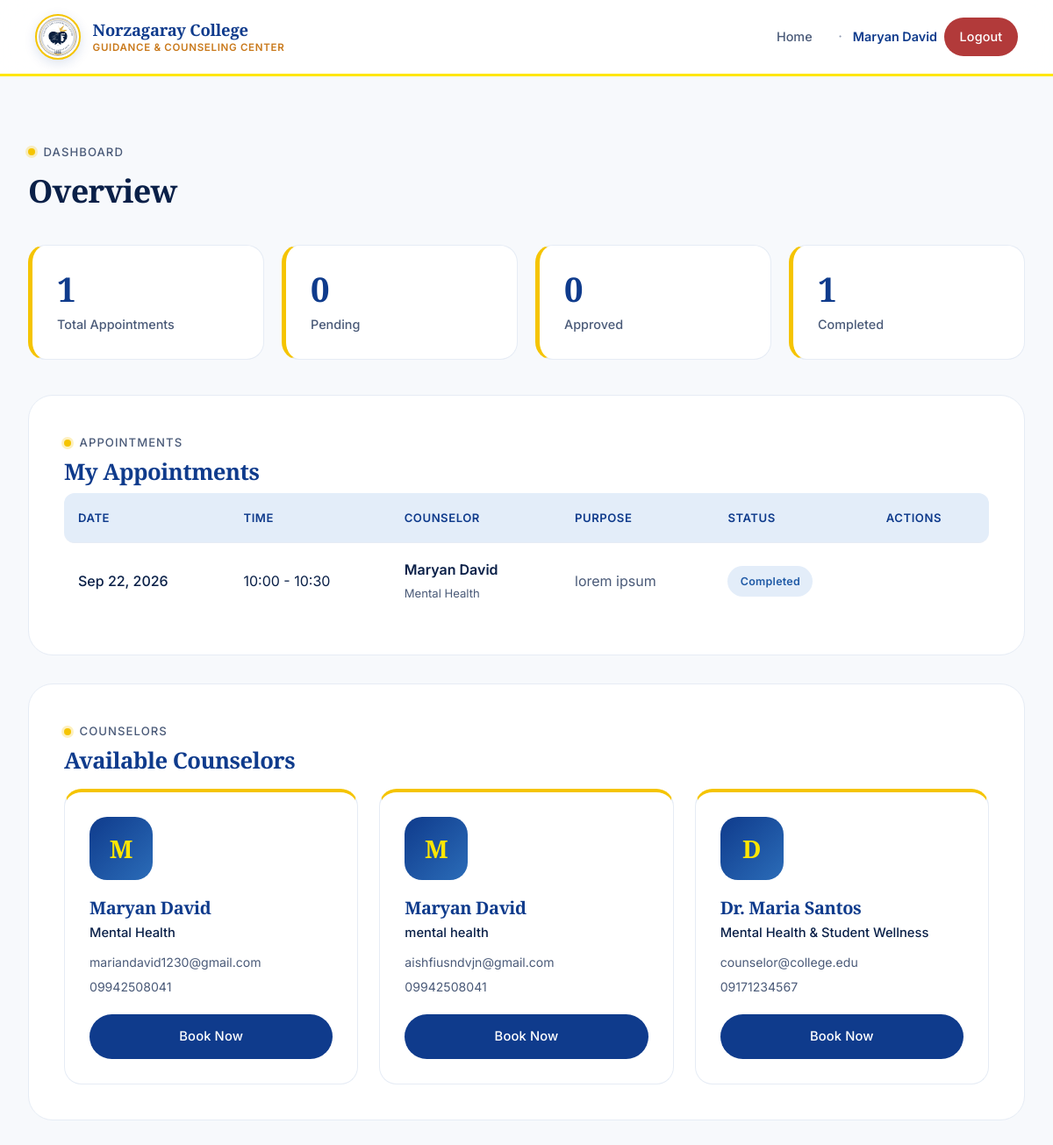
Before: /student/dashboard (signed in) with the older database file.
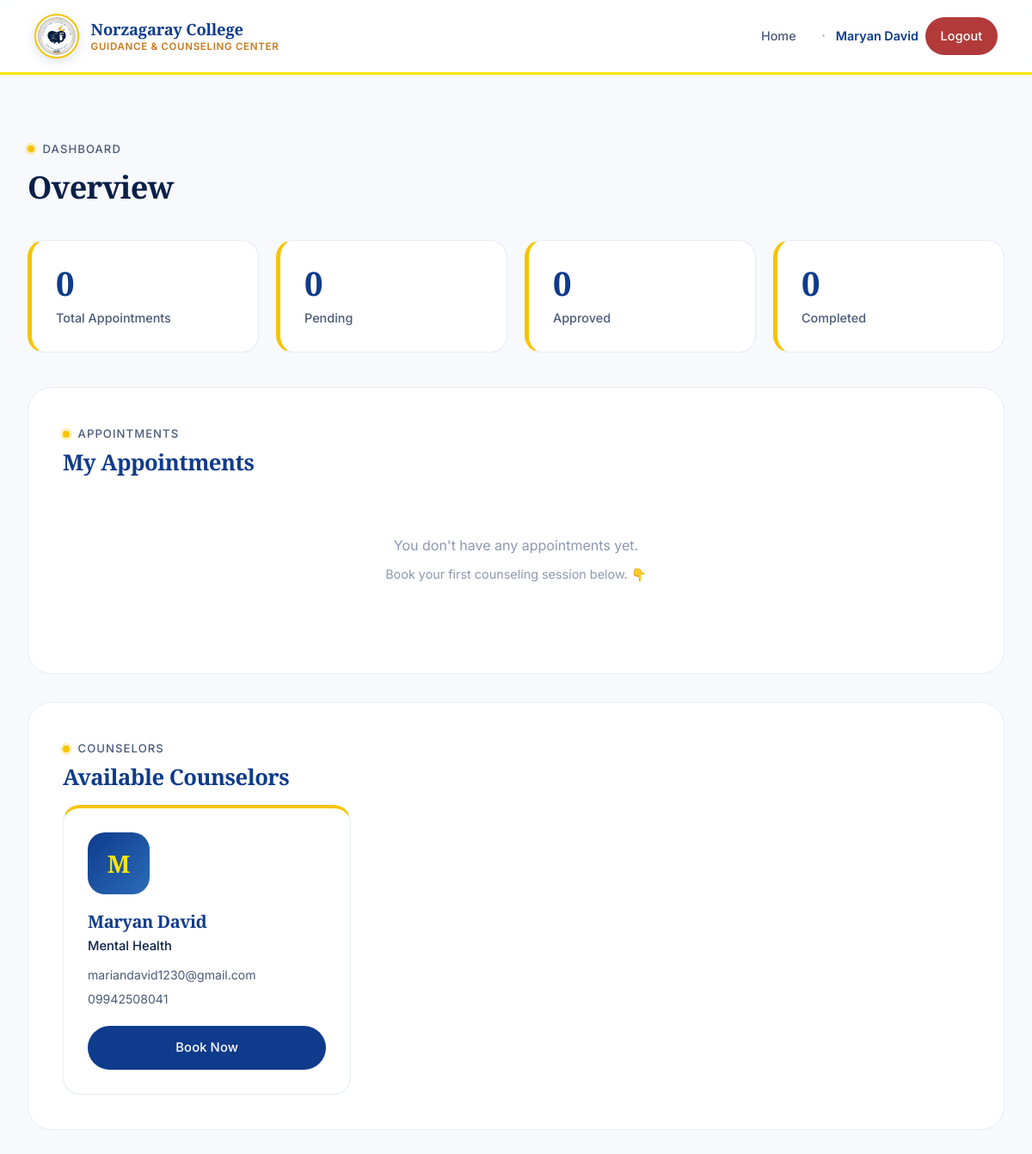
After: the same page with the newer database file.
### app.py (models this page shows, shortened)
class Appointment(db.Model):
    id = db.Column(db.Integer, primary_key=True)
    counselor_id = db.Column(db.Integer, db.ForeignKey('user.id'), nullable=False)
    student_id = db.Column(db.Integer, db.ForeignKey('user.id'), nullable=True)
    date = db.Column(db.Date, nullable=False)
    start_time = db.Column(db.Time, nullable=False)
    end_time = db.Column(db.Time, nullable=False)
    purpose = db.Column(db.Text, nullable=False)
    status = db.Column(db.String(20), default='pending')
    notes = db.Column(db.Text)
    created_at = db.Column(db.DateTime, default=datetime.utcnow)
    first_name = db.Column(db.String(80))
    middle_name = db.Column(db.String(80))
    last_name = db.Column(db.String(80))
    birthday = db.Column(db.Date)
    section = db.Column(db.String(50))
    year_level = db.Column(db.String(50))
    department = db.Column(db.String(100))
    mood_rating = db.Column(db.String(20))
    mood_description = db.Column(db.String(200))
    contact_email = db.Column(db.String(120))
    contact_phone = db.Column(db.String(20))
    guest_student_id = db.Column(db.String(50))
    referred_by_id = db.Column(db.Integer, db.ForeignKey('user.id'), nullable=True)
    is_guest = db.Column(db.Boolean, default=False)
    student = db.relationship('User', foreign_keys=[student_id], backref=db.backref('student_appointments', lazy=True))
    counselor = db.relationship('User', foreign_keys=[counselor_id], backref=db.backref('counselor_appointments', lazy=True))
    referred_by = db.relationship('User', foreign_keys=[referred_by_id], backref=db.backref('referrals', lazy=True))
    __table_args__ = (db.UniqueConstraint('counselor_id', 'date', 'start_time', name='_counselor_date_time_uc'),)
    @property
    def time_str(self):
        return f"{self.start_time.strftime('%H:%M')} - {self.end_time.strftime('%H:%M')}"

class User(UserMixin, db.Model):
    id = db.Column(db.Integer, primary_key=True)
    username = db.Column(db.String(80), unique=True, nullable=False)
    email = db.Column(db.String(120), unique=True, nullable=False)
    password_hash = db.Column(db.String(256), nullable=False)
    role = db.Column(db.String(20), nullable=False)
    is_admin = db.Column(db.Boolean, default=False, nullable=False)
    full_name = db.Column(db.String(120), nullable=False)
    specialty = db.Column(db.String(120))
    student_id = db.Column(db.String(50))
    phone = db.Column(db.String(20))
    reset_token = db.Column(db.String(256))
    reset_token_expiry = db.Column(db.DateTime)
    @property
    def is_counselor(self):
        return self.role == 'counselor'
    @property
    def is_student(self):
        return self.role == 'student'
    @property
    def is_teacher(self):
        return self.role == 'teacher'

### app.py (the view)
@app.route('/student/dashboard')
@login_required
def student_dashboard():
    if not current_user.is_student:
        abort(403)
    today = datetime.now().date()
    my_appointments = Appointment.query.filter_by(
        student_id=current_user.id
    ).order_by(Appointment.date.desc(), Appointment.start_time.desc()).all()
    counselors = User.query.filter_by(role='counselor', is_admin=False).all()
    can_book = not student_has_active_appointment(current_user.id)
    return render_template('student_dashboard.html',
                           appointments=my_appointments,
                           counselors=counselors,
                           today=today,
                           can_book=can_book)

### app.py (called while the page is built)
def student_has_active_appointment(student_id):
    return Appointment.query.filter_by(
        student_id=student_id
    ).filter(Appointment.status.in_(['pending', 'approved'])).first() is not None

@login_manager.user_loader
def load_user(user_id):
    return User.query.get(int(user_id))

### templates/student_dashboard.html (shortened to what the changed rows need)
{% extends "base.html" %}
{% block content %}
<h2 style="font-size: 2.25rem; margin-bottom: 2.5rem; border: none; padding: 0;">Overview</h2>
<div class="stats-grid">
    <div class="stat-card">
        <div class="stat-number">{{ appointments|length }}</div>
        <div class="stat-label">Total Appointments</div>
    </div>
    <div class="stat-card">
        <div class="stat-number">{{ appointments|selectattr('status','equalto','completed')|list|length }}</div>
        <div class="stat-label">Completed</div>
    </div>
</div>
<div class="card">
    <div style="display: flex; justify-content: space-between; align-items: center; margin-bottom: 0.25rem; flex-wrap: wrap; gap: 0.75rem;">
        <div>
            <h2 style="margin: 0; border: none; padding: 0; font-size: 1.6rem;">My Appointments</h2>
        </div>
    </div>
    {% if appointments %}
        <div class="table-responsive">
            <table class="table">
                <thead>
                    <tr>
                        <th>Date</th>
                        <th>Time</th>
                        <th>Counselor</th>
                        <th>Purpose</th>
                        <th>Status</th>
                        <th>Actions</th>
                    </tr>
                </thead>
                <tbody>
                    {% for appt in appointments %}
                        <tr>
                            <td style="font-weight: 500;">{{ appt.date.strftime('%b %d, %Y') }}</td>
                            <td>{{ appt.time_str }}</td>
                            <td>
                                <strong style="font-weight: 600;">{{ appt.counselor.full_name }}</strong>
                                {% if appt.counselor.specialty %}
                                    <br><small style="color: var(--text-secondary); font-size: 0.82rem;">{{ appt.counselor.specialty }}</small>
                                {% endif %}
                            </td>
                            <td style="max-width: 260px; color: var(--text-secondary);">{{ appt.purpose[:80] }}{% if appt.purpose|length > 80 %}...{% endif %}</td>
                            <td>
                                {% if appt.status == 'pending' %}
                                    <span class="badge badge-pending">Pending</span>
                                {% elif appt.status == 'approved' %}
                                    <span class="badge badge-approved">Approved</span>
                                {% elif appt.status == 'rejected' %}
                                    <span class="badge badge-rejected">Rejected</span>
                                {% elif appt.status == 'completed' %}
                                    <span class="badge badge-completed">Completed</span>
                                {% endif %}
                            </td>
                            <td>
                            </td>
                        </tr>
                    {% endfor %}
                </tbody>
            </table>
        </div>
    {% else %}
        <div class="empty-state">
            <p>You don't have any appointments yet.</p>
            <p style="margin-top: 0.5rem;">Book your first counseling session below. 👇</p>
        </div>
    {% endif %}
</div>
<div class="card">
    <h2 style="border: none; padding: 0; margin: 0 0 0.25rem 0; font-size: 1.6rem;">Available Counselors</h2>
    {% if counselors %}
        <div class="counselor-grid" style="margin-top: 1rem;">
            {% for counselor in counselors %}
                <div class="counselor-card">
                    <div class="counselor-avatar">{{ counselor.full_name.split()[0][0] if counselor.full_name else '?' }}</div>
                    <h3 style="margin-bottom: 0.3rem;">{{ counselor.full_name }}</h3>
                    {% if counselor.specialty %}
                        <p style="color: var(--text-primary); font-weight: 500; margin-bottom: 0.65rem; font-size: 0.92rem;">{{ counselor.specialty }}</p>
                    {% endif %}
                    {% if counselor.email %}
                        <p style="color: var(--text-secondary); font-size: 0.88rem; margin-bottom: 0.35rem;">{{ counselor.email }}</p>
                    {% endif %}
                    {% if counselor.phone %}
                        <p style="color: var(--text-secondary); font-size: 0.88rem;">{{ counselor.phone }}</p>
                    {% endif %}
                    {% if can_book %}
                        <a href="{{ url_for('book_appointment', counselor_id=counselor.id) }}" class="btn btn-primary" style="margin-top: 1.25rem; width: 100%;">Book Now</a>
                    {% else %}
                        <div class="limit-badge">
                            One appointment active
                        </div>
                    {% endif %}
                </div>
            {% endfor %}
        </div>
    {% else %}
        <div class="empty-state">
            <p>No counselors available at the moment.</p>
        </div>
    {% endif %}
</div>
{% endblock %}

Changed rows visible on the page:
removed Appointment: date "Sep 22, 2026", time_str "10:00 - 10:30", counselor.full_name "Maryan David", counselor.specialty "Mental Health", purpose "lorem ipsum", status "Completed"
removed User: full_name "M", full_name "Maryan David", specialty "mental health", email "aishfiusndvjn@gmail.com", phone "09942508041"
removed User: full_name "D", full_name "Dr. Maria Santos", specialty "Mental Health & Student Wellness", email "counselor@college.edu", phone "09171234567"
Other visible differences:
{{ appointments|length }}: "1" → "0"
{{ appointments|selectattr('status','equalto','completed')|list|length }}: "1" → "0"
text no longer shown: "DATE TIME COUNSELOR PURPOSE STATUS ACTIONS"
text now shown: "You don't have any appointments yet. Book your first counseling session below. 👇"
